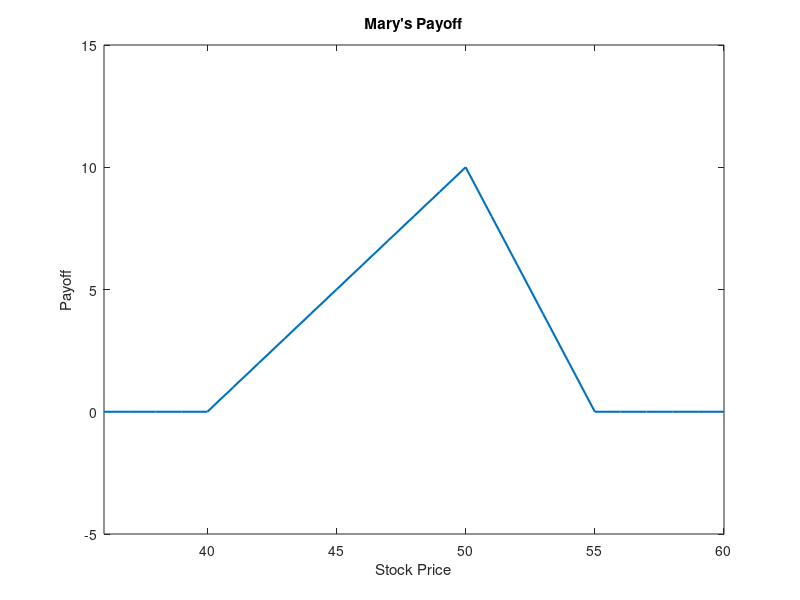
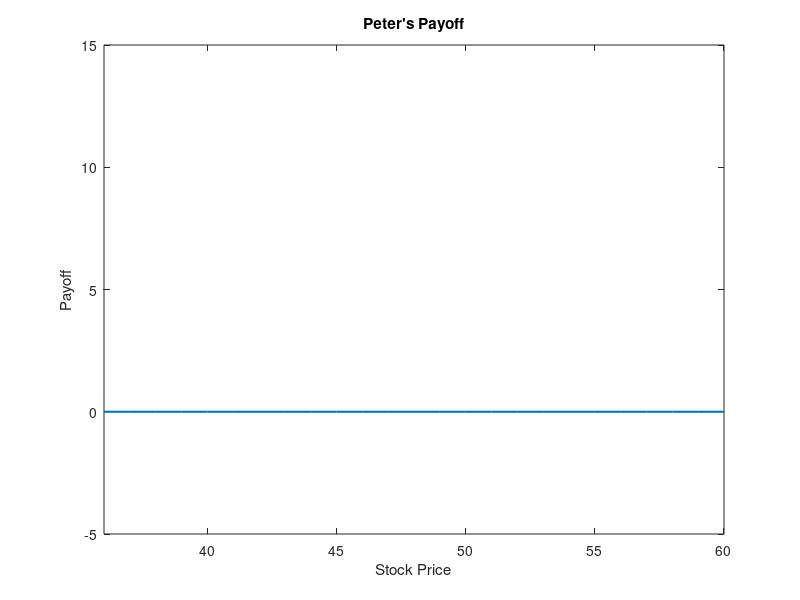

The MATLAB script that drew these images, in order:
s = 36:1:60;
mc1 = max(s-40,0);
mc2 = -3 * max(s-50,0);
mc3 = 2* max(s-55,0);
mc = mc1+mc2+mc3;
figure(1);
plot(s,mc,'LineWidth', 1.5);
xlim([36 60]);
ylim([-5,15]);
xlabel('Stock Price');
ylabel('Payoff');
title('Mary''s Payoff');

pc1 = 2*max(s-55,0)-2*max(55-s,0);
pc2 = max(s-40,0)-max(40-s,0);
pc3 = -3*max(s-50,0)+3*max(50-s,0);
pc = pc1+pc2+pc3;
figure(2);
plot(s,pc,'LineWidth', 1.5);
xlim([36 60]);
ylim([-5,15]);
xlabel('Stock Price');
ylabel('Payoff');
title('Peter''s Payoff');
